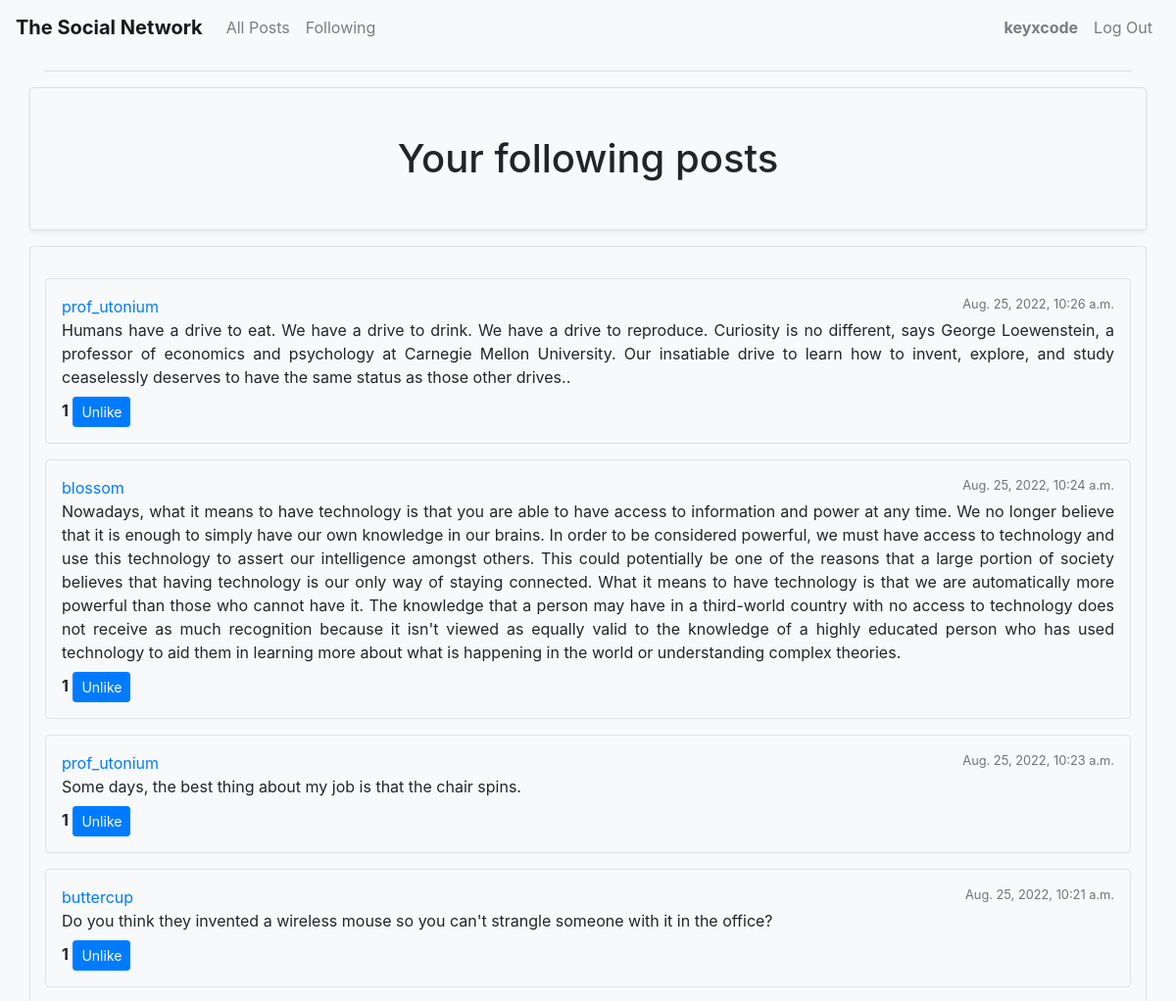
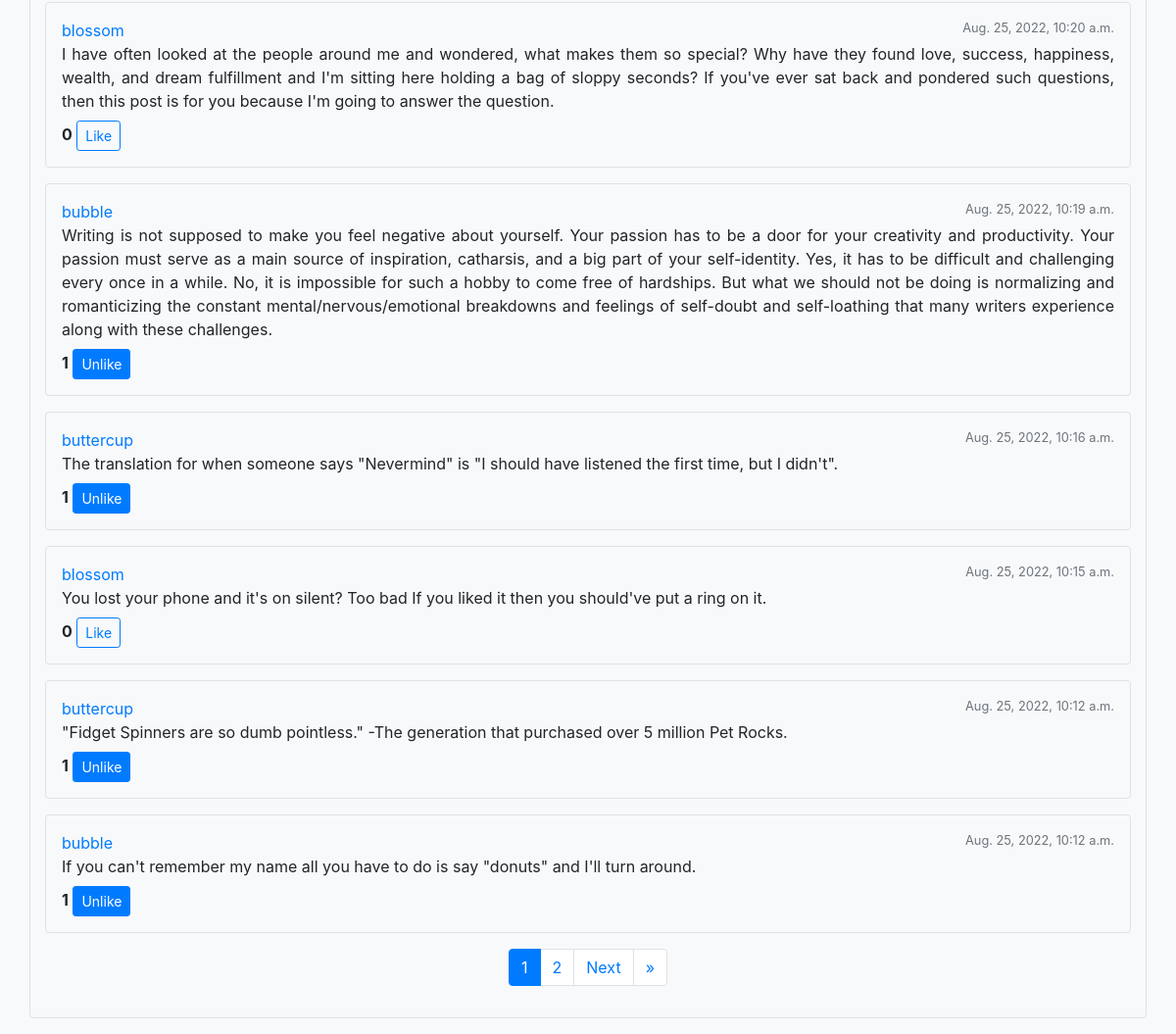
Page /profile/following (signed in) on the committed database (2 pictures, top to bottom).
### network/models.py (models this page shows, shortened)
class User(AbstractUser, models.Model):
    followers = models.ManyToManyField("User", blank="true", related_name="follow")
    follows = models.ManyToManyField("User", blank="true", related_name="followed_by")

class Post(models.Model):
    content = models.TextField()
    poster = models.ForeignKey("User", on_delete=models.CASCADE, null=True, related_name="all_posts")
    timestamp = models.DateTimeField(auto_now_add=True)
    likers = models.ManyToManyField("User", blank=True, related_name="liked_post")

### network/views.py (the view)
# urls.py: path("profile/following", views.following, name="following"),
@login_required
def following(request):
    follows = User.objects.get(username=request.user).follows.all()
    posts = Post.objects.filter(poster__in=follows).order_by('-timestamp')
    p = paginate_posts(request, posts)
    return render(request, "network/following.html", {
        "page_obj": p.get("page_obj"),
        "page_range": p.get("page_range"),
        "need_paginated": p.get("need_paginated")
    })

### network/views.py (called while the page is built)
def paginate_posts(request, posts):
    paginator = Paginator(posts, 10)
    page_number = request.GET.get('page')
    p = dict()
    p["page_obj"] = paginator.get_page(page_number)
    p["page_range"] = range(1, paginator.num_pages + 1)
    p["need_paginated"] = True if (paginator.num_pages > 1) else False
    return p

### network/templates/network/following.html (shortened to what this page needs)
{% extends "network/layout.html" %}
{% load static %}
{% block body %}
    <div class="row border rounded shadow-sm my-3">
        <div class="col p-5 text-center">
            <span class="h1">Your following posts</span>
        </div>
    </div>
    {% include 'network/posts.html' %}
{% endblock %}

### network/templates/network/layout.html (shortened to what this page needs)
{% load static %}
<!DOCTYPE html>
<html lang="en">
    <head>
        <link rel="stylesheet" href="https://stackpath.bootstrapcdn.com/bootstrap/4.4.1/css/bootstrap.min.css">
        <link href="{% static 'network/styles.css' %}" rel="stylesheet">
    </head>
    <body class="bg-light">
        <nav class="navbar navbar-expand-lg navbar-light bg-light m-0">
            <a class="font-weight-bold navbar-brand" href="{% url 'index' %}">The Social Network</a>
            <div class="collapse navbar-collapse" id="navbarTogglerDemo03">
                <ul class="navbar-nav mr-auto mt-2 mt-lg-0">
                    <li class="nav-item">
                        <a class="nav-link" href="{% url 'index' %}">All Posts</a>
                    </li>
                    {% if request.user.is_authenticated %}
                        <li class="nav-item">
                            <a class="nav-link" href="{% url 'following' %}">Following</a>
                        </li>
                    {% endif %}
                </ul>
                <ul class="navbar-nav ml-auto mt-2 mt-lg-0">
                    {% if request.user.is_authenticated %}
                        <li class="nav-item">
                            <a class="nav-link" href="{% url 'profile' request.user.id %}"><strong id="user">{{ request.user.username }}</strong></a>
                        </li>
                        <li class="nav-item">
                            <a class="nav-link" href="{% url 'logout' %}">Log Out</a>
                        </li>
                    {% endif %}
                </ul>
            </div>
        </nav>
        <div class="body mt-0 bg-light">
            <div class="container bg-light rounded">
                <hr>
                {% block body %}
                {% endblock %}
            </div>
        </div>
    </body>
</html>

### network/templates/network/posts.html (shortened to what this page needs)
<div class="border rounded row mb-3 py-3">
    <div class="col">
        {% if page_obj %}
            {% for post in page_obj %}
                <div class="border rounded p-3 my-3 hover-box">
                    <div class="row">
                        <div class="col">
                            <div class="d-flex">
                                <a href="{% url 'profile' post.poster.id %}">{{ post.poster }}</a>
                                <span class="ml-auto small text-muted">{{ post.timestamp }}</span>
                            </div>
                            <div class="mb-2 text-justify">
                                <span id="post-{{ post.id }}">{{ post.content }}</span>
                            </div>
                            <div>
                                <span class="font-weight-bold" id="like-count-{{ post.id }}">{{ post.likers.all.count }}</span>
                                {% if request.user in post.likers.all %}
                                    <button class="btn btn-primary btn-sm like-button" data-post="{{ post.id }}">Unlike</button>
                                {% else %}
                                    <button class="btn btn-outline-primary btn-sm like-button" data-post="{{ post.id }}">Like</button>
                                {% endif %}
                            </div>
                        </div>
                    </div>
                </div>
            {% endfor %}
        {% else %}
            It's empty here!
        {% endif %}
        {% if need_paginated %}
        <nav aria-label="Page navigation example" class="d-flex justify-content-center">
            <ul class="pagination">
                {% for i in page_range %}
                    {% if i == page_obj.number %}
                        <li class="page-item active"><a class="page-link" href="?page={{ i }}">{{ i }}</a></li>
                    {% else %}
                        <li class="page-item"><a class="page-link" href="?page={{ i }}">{{ i }}</a></li>
                    {% endif %}
                {% endfor %}
                {% if page_obj.has_next %}
                    <li class="page-item"><a class="page-link" href="?page={{ page_obj.next_page_number }}">Next</a></li>
                    <li class="page-item"><a class="page-link" href="?page={{ page_obj.paginator.num_pages }}">&raquo;</a></li>
                {% endif %}
            </ul>
        </nav>
        {% endif %}
    </div>
</div>

### rows in the picture
User: user.username "keyxcode"
Post: poster "prof_utonium", timestamp "Aug. 25, 2022, 10:26 a.m.", content "Humans have a drive to eat. We have a drive to drink. We have a drive to reproduce. Curiosity is no different, says George Loewenstein, a professor of economics and psychology at Carnegie Mellon University. Our insatiable drive to learn how to invent, explore, and study ceaselessly deserves to have the same status as those other drives..", likers.all.count "1"
Post: poster "blossom", timestamp "Aug. 25, 2022, 10:24 a.m.", content "Nowadays, what it means to have technology is that you are able to have access to information and power at any time. We no longer believe that it is enough to simply have our own knowledge in our brains. In order to be considered powerful, we must have access to technology and use this technology to assert our intelligence amongst others. This could potentially be one of the reasons that a large portion of society believes that having technology is our only way of staying connected. What it means to have technology is that we are automatically more powerful than those who cannot have it. The knowledge that a person may have in a third-world country with no access to technology does not…", likers.all.count "1"
Post: poster "prof_utonium", timestamp "Aug. 25, 2022, 10:23 a.m.", content "Some days, the best thing about my job is that the chair spins.", likers.all.count "1"
Post: poster "buttercup", timestamp "Aug. 25, 2022, 10:21 a.m.", content "Do you think they invented a wireless mouse so you can't strangle someone with it in the office?", likers.all.count "1"
Post: poster "blossom", timestamp "Aug. 25, 2022, 10:20 a.m.", content "I have often looked at the people around me and wondered, what makes them so special? Why have they found love, success, happiness, wealth, and dream fulfillment and I'm sitting here holding a bag of sloppy seconds? If you've ever sat back and pondered such questions, then this post is for you because I'm going to answer the question.", likers.all.count "0"
Post: poster "bubble", timestamp "Aug. 25, 2022, 10:19 a.m.", content "Writing is not supposed to make you feel negative about yourself. Your passion has to be a door for your creativity and productivity. Your passion must serve as a main source of inspiration, catharsis, and a big part of your self-identity. Yes, it has to be difficult and challenging every once in a while. No, it is impossible for such a hobby to come free of hardships. But what we should not be doing is normalizing and romanticizing the constant mental/nervous/emotional breakdowns and feelings of self-doubt and self-loathing that many writers experience along with these challenges.", likers.all.count "1"
Post: poster "buttercup", timestamp "Aug. 25, 2022, 10:16 a.m.", content "The translation for when someone says \"Nevermind\" is \"I should have listened the first time, but I didn't\".", likers.all.count "1"
Post: poster "blossom", timestamp "Aug. 25, 2022, 10:15 a.m.", content "You lost your phone and it's on silent? Too bad If you liked it then you should've put a ring on it.", likers.all.count "0"
Post: poster "buttercup", timestamp "Aug. 25, 2022, 10:12 a.m.", content "\"Fidget Spinners are so dumb pointless.\" -The generation that purchased over 5 million Pet Rocks.", likers.all.count "1"
Post: poster "bubble", timestamp "Aug. 25, 2022, 10:12 a.m.", content "If you can't remember my name all you have to do is say \"donuts\" and I'll turn around.", likers.all.count "1"

### other values in the picture
{{ i }} "1"
{{ i }} "2"
